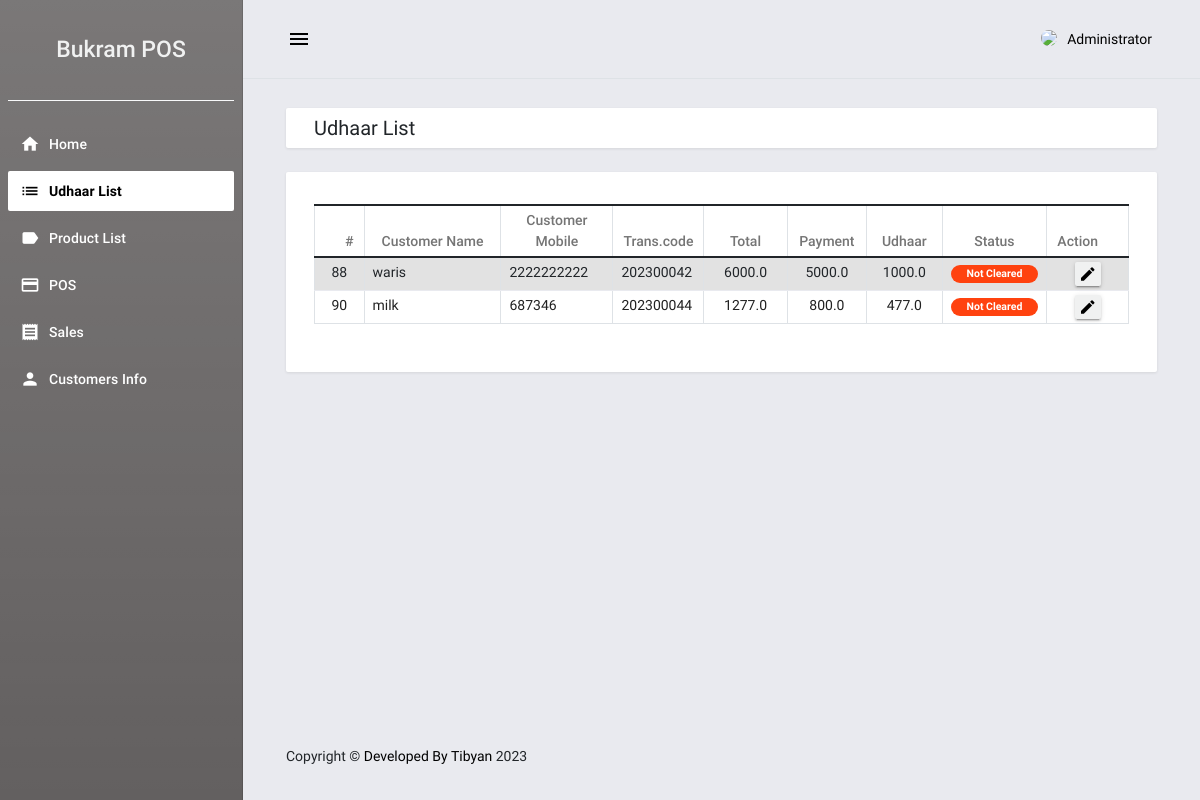
Before: /category (signed in) with the older database file.
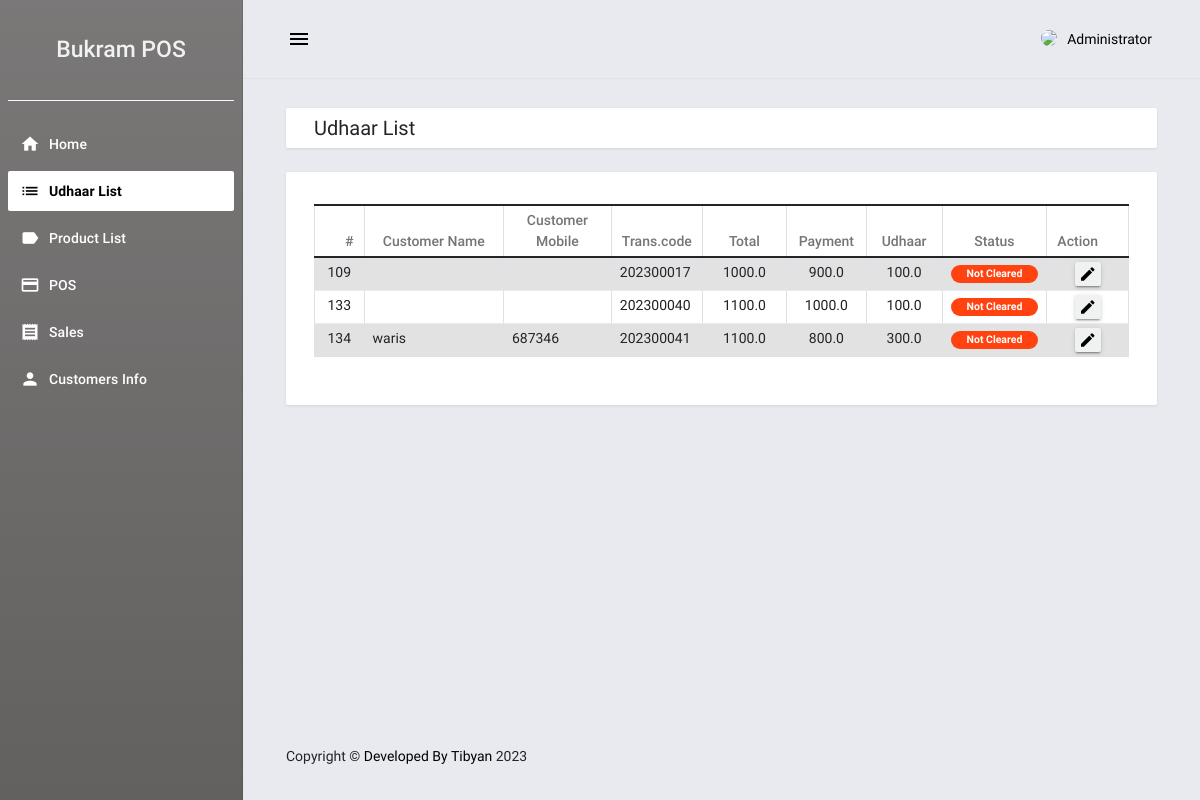
After: the same page with the newer database file.
### posApp/models.py (models this page shows, shortened)
class Sales(models.Model):
    name=models.CharField(max_length=255,null=True)
    mobile=models.CharField(max_length=255,null=True)
    code = models.CharField(max_length=100,null=True)
    sub_total = models.FloatField(default=0,null=True)
    disc_amount = models.FloatField(default=0,null=True)
    grand_total = models.FloatField(default=0,null=True)
    payment = models.FloatField(default=0,null=True)
    udhaar = models.FloatField(default=0,null=True)
    date_added = models.DateTimeField(default=timezone.now)
    date_updated = models.DateTimeField(auto_now=True)

### posApp/views.py (the view)
# urls.py: path('category', views.category, name="category-page"),
@login_required
def category(request):
    condition = Q(udhaar=0)
    not_condition=  ~condition
    udhaar_list = Sales.objects.filter(not_condition).all()
    context = {
        'page_title':'Udhaar List',
        'udhaar':udhaar_list,
    }
    return render(request, 'posApp/category.html',context)

### posApp/templates/posApp/category.html (shortened to what this page needs)
{% extends "posApp/base.html" %} {% block pageContent %}
<div class="mdc-layout-grid__cell stretch-card mdc-layout-grid__cell--span-12">
    <div class="mdc-card py-2">
        <div class="d-flex justify-content-between align-items-center">
            <h4 class="card-title mb-0">Udhaar List</h4>
        </div>
    </div>
</div>
<div class="mdc-layout-grid__cell stretch-card mdc-layout-grid__cell--span-12">
    <div class="mdc-card">
        <div class="table-responsive">
            <table class="table table-striped table-bordered">
                <colgroup>
                    <col width="4%">
                    <col width="21%">
                    <col width="15%">
                    <col width="10%">
                    <col width="12%">
                    <col width="10%">
                    <col width="10%">
                    <col width="8%">
                    <col width="10%">
                </colgroup>
                <thead>
                    <tr>
                        <th class="text-center py-1">#</th>
                        <th class="text-center py-1">Customer Name</th>
                        <th class="text-center py-1">Customer Mobile</th>
                        <th class="text-center py-1">Trans.code</th>
                        <th class="text-center py-1">Total</th>
                        <th class="text-center py-1">Payment</th>
                        <th class="text-center py-1">Udhaar</th>
                        <th class="text-center py-1">Status</th>
                        <th class="text-center py-1">Action</th>
                    </tr>
                </thead>
                <tbody>
                    {% for cat in udhaar %}
                    <tr>
                        <td class="px-2 py-1 text-center">{{ cat.id }}</td>
                        <td class="px-2 py-1 text-start">{{ cat.name }}</td>
                        <td class="px-2 py-1 text-start">{{ cat.mobile }}</td>
                        <td class="px-2 py-1 text-start">{{ cat.code }}</td>
                        <td class="px-2 py-1 text-center">{{cat.grand_total}}</td>
                        <td class="px-2 py-1 text-center">{{cat.payment}}</td>
                        <td class="px-2 py-1 text-center">{{cat.udhaar}}</td>
                        <td class="px-2 py-1 text-center">
                            {% if cat.udhaar == 0 %}
                            <span class="badge bg-primary rounded-pill px-3">Cleared</span> {% else %}
                            <span class="badge bg-secondary rounded-pill px-3">Not Cleared</span> {% endif %}
                        </td>
                        <td class="px-2 py-1 text-center">
                            <button class="mdc-button mdc-button--raised p-1 icon-button filled-button--light mdc-ripple-upgraded edit-data" type="button" data-id="{{ cat.pk }}" title="Edit">
                                <i class="material-icons mdc-button__icon">edit</i>
                            </button>
                        </td>
                    </tr>
                    {% endfor %}
                </tbody>
            </table>
        </div>
    </div>
</div>
{% endblock pageContent %}

### posApp/templates/posApp/base.html (shortened to what this page needs)
{% load static %}
<!DOCTYPE html>
<html lang="en">
<head>
    <link rel="stylesheet" href="{% static 'posApp/assets/bootstrap/css/bootstrap.min.css' %}">
    <link rel="stylesheet" href="{% static 'posApp/assets/material-admin/vendors/mdi/css/materialdesignicons.min.css' %}">
    <link rel="stylesheet" href="{% static 'posApp/assets/material-admin/vendors/css/vendor.bundle.base.css' %}">
    <link rel="stylesheet" href="{% static 'posApp/assets/material-admin/vendors/flag-icon-css/css/flag-icon.min.css' %}">
    <link rel="stylesheet" href="{% static 'posApp/assets/material-admin/vendors/jvectormap/jquery-jvectormap.css' %}">
    <link rel="stylesheet" href="{% static 'posApp/assets/material-admin/css/demo/style.css' %}">
    <link rel="stylesheet" href="{% static 'posApp/assets/select2/dist/css/select2.min.css' %}">
    <link rel="stylesheet" href="{% static 'posApp/assets/default/css/style.css' %}">
</head>
<body>
    <div class="body-wrapper">
        {% block navigation %} {% include "posApp/navigation.html" %} {% endblock navigation %}
        <div class="main-wrapper mdc-drawer-app-content">
            {% block TopNavigation %} {% include "posApp/TopNavigation.html" %} {% endblock TopNavigation %}
            <div class="page-wrapper mdc-toolbar-fixed-adjust">
                <main class="content-wrapper">
                    <div class="mdc-layout-grid">
                        <div class="mdc-layout-grid__inner">
                            {% block pageContent %} {% endblock pageContent %}
                        </div>
                    </div>
                </main>
                <footer>
                    <div class="mdc-layout-grid">
                        <div class="mdc-layout-grid__inner">
                            <div class="mdc-layout-grid__cell stretch-card mdc-layout-grid__cell--span-6-desktop">
                                <span class="text-center text-sm-left d-block d-sm-inline-block tx-14">Copyright © <a href="" target="">Developed By Tibyan</a> {% now 'Y' %}</span>
                            </div>
                        </div>
                    </div>
                </footer>
            </div>
        </div>
    </div>
</body>
</html>

### posApp/templates/posApp/navigation.html
{% load static %}
<aside class="mdc-drawer mdc-drawer--dismissible mdc-drawer--open  bg-gradient" style="background-color: #636060;">
    <div class="mdc-drawer__header border-bottom border-light">
        <a href="{% url 'home-page' %}" class="brand-logo">
            <h3 class="text-center text-light">Bukram POS</h3>
        </a>
    </div>
    <div class="mdc-drawer__content">
        <div class="mdc-list-group">
            <nav class="mdc-list mdc-drawer-menu">
                <div class="mdc-list-item mdc-drawer-item">
                    <a class="mdc-drawer-link" href="{% url 'home-page' %}">
                        <i class="material-icons mdc-list-item__start-detail mdc-drawer-item-icon" aria-hidden="true">home</i> Home
                    </a>
                </div>
                <div class="mdc-list-item mdc-drawer-item">
                    <a class="mdc-drawer-link" href="{% url 'category-page' %}">
                        <i class="material-icons mdc-list-item__start-detail mdc-drawer-item-icon" aria-hidden="true">list</i> Udhaar List
                    </a>
                </div>
                <div class="mdc-list-item mdc-drawer-item">
                    <a class="mdc-drawer-link" href="{% url 'product-page' %}">
                        <i class="material-icons mdc-list-item__start-detail mdc-drawer-item-icon" aria-hidden="true">label</i> Product List
                    </a>
                </div>
                <div class="mdc-list-item mdc-drawer-item">
                    <a class="mdc-drawer-link" href="{% url 'pos-page' %}">
                        <i class="material-icons mdc-list-item__start-detail mdc-drawer-item-icon" aria-hidden="true">payment</i> POS
                    </a>
                </div>
                <div class="mdc-list-item mdc-drawer-item">
                    <a class="mdc-drawer-link" href="{% url 'sales-page' %}">
                        <i class="material-icons mdc-list-item__start-detail mdc-drawer-item-icon" aria-hidden="true">receipt</i> Sales
                    </a>
                </div>
                <div class="mdc-list-item mdc-drawer-item">
                    <a class="mdc-drawer-link" href="{% url 'customer-page' %}">
                        <i class="material-icons mdc-list-item__start-detail mdc-drawer-item-icon" aria-hidden="true">person</i> Customers Info
                    </a>
                </div>
            </nav>
        </div>
    </div>
</aside>

### posApp/templates/posApp/topNavigation.html (shortened to what this page needs)
{% load static %}
<header class="mdc-top-app-bar border-bottom shadow">
    <div class="mdc-top-app-bar__row">
        <div class="mdc-top-app-bar__section mdc-top-app-bar__section--align-start">
            <button class="material-icons mdc-top-app-bar__navigation-icon mdc-icon-button sidebar-toggler">menu</button>
        </div>
        <div class="mdc-top-app-bar__section mdc-top-app-bar__section--align-end mdc-top-app-bar__section-right">
            <div class="menu-button-container menu-profile d-none d-md-block">
                <button class="mdc-button mdc-menu-button">
                    <span class="d-flex align-items-center">
                    <span class="figure">
                        <img src="{% static 'posApp/assets/material-admin/images/faces/ava.jpg' %}" >
                    </span>
                    <span class="user-name">{{ user.first_name }}</span>
                    </span>
                </button>
            </div>
        </div>
    </div>
</header>

### static/posAPP/assets/default/css/style.css (style rules this page uses)
html, body { height: 100%; width: 100%; }
.body-wrapper .main-wrapper .page-wrapper .content-wrapper { min-height: calc(100vh - 84px - 62px) !important; }
.mdc-drawer { background: unset; }
.mdc-drawer__header, .mdc-drawer__content { margin: .5em !important; }
.mdc-list-item.mdc-drawer-item { margin-left: 0 !important; margin-right: 0 !important; }

Changed rows visible on the page:
removed Sales: id "88", name "waris", mobile "2222222222", code "202300042", grand_total "6000.0", payment "5000.0", udhaar "1000.0", shows "Not Cleared"
removed Sales: id "90", name "milk", mobile "687346", code "202300044", grand_total "1277.0", payment "800.0", udhaar "477.0", shows "Not Cleared"
added Sales: id "109", code "202300017", grand_total "1000.0", payment "900.0", udhaar "100.0", shows "Not Cleared"
added Sales: id "133", code "202300040", grand_total "1100.0", payment "1000.0", udhaar "100.0", shows "Not Cleared"
added Sales: id "134", name "waris", mobile "687346", code "202300041", grand_total "1100.0", payment "800.0", udhaar "300.0", shows "Not Cleared"
